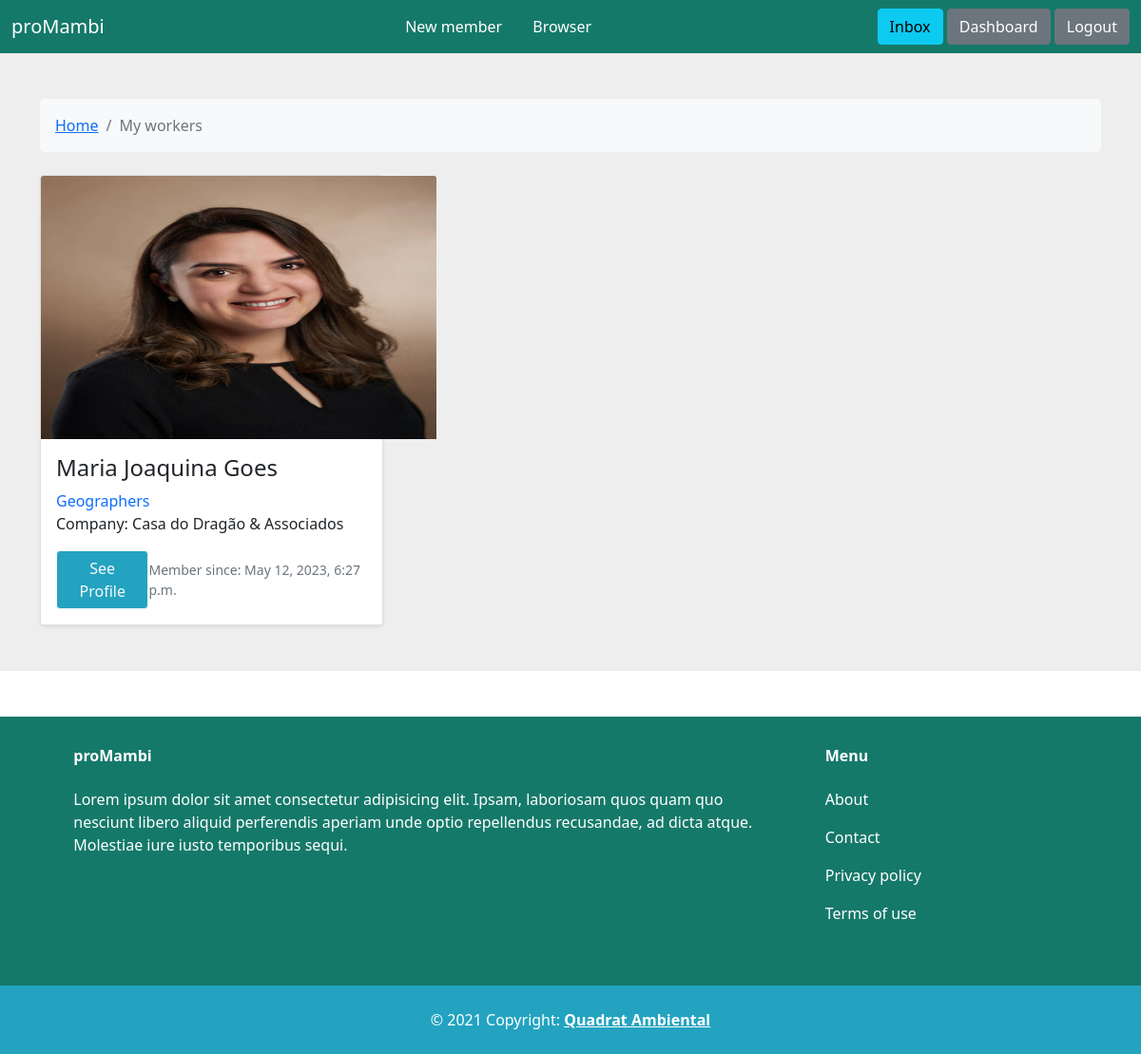
/dashboard/ (signed in), run on the app's committed database.
### worker/models.py (models this page shows, shortened)
class Member(models.Model):
    name = models.CharField(max_length=225)
    phone = models.IntegerField()
    email = models.EmailField(max_length=100)
    company = models.CharField(max_length=100)
    image = models.ImageField(upload_to='members_images', blank=True, null=True)
    description = models.TextField(blank=True, null=True)
    member_since = models.DateTimeField(auto_now_add=True)
    available = models.BooleanField(default=True) # coloquei apenas para criar um filtro booleano na hora de criar a view do browser
    created_by = models.ForeignKey(User, related_name="members", on_delete=models.CASCADE) # se deleta um usuário deleta as demais informações
    profession = models.ForeignKey(Professions, related_name="members", on_delete=models.CASCADE) # se deleta uma categoria, deleta todos os membros
    class Meta:
        ordering = ('profession',)

class Professions(models.Model):
    name = models.CharField(max_length=225)
    class Meta:
        ordering = ('name',) # pedir a ordem que mostra as categorias - LEMBRAR DA VÍRGULA
        verbose_name_plural = 'Professions' # Django tem problemas com plural, vc tem que avisar a ele.
    def __str__(self): # Para avisar ao admim a chamar os itens pelos nomes certos na página.
        return self.name

### dashboard/views.py (the view)
# urls.py: path('', views.index, name='index'),
@login_required
def index(request):
    member = Member.objects.filter(created_by=request.user)
    professions = Professions.objects.all()
    return render(request, 'dashboard/index.html', {
        'member': member,
        'professions': professions,
    })

### dashboard/templates/dashboard/index.html (shortened to what this page needs)
{% extends 'core/base.html' %}
{% block content %}
<section style="background-color: #eee;">
    <div class="container py-5">
        <div class="row">
            <div class="col">
            <nav aria-label="breadcrumb" class="bg-light rounded-3 p-3 mb-4">
                <ol class="breadcrumb mb-0">
                <li class="breadcrumb-item"><a href="{% url 'core:index' %}">Home</a></li>
                <li class="breadcrumb-item active" aria-current="page">My workers</li>
                </ol>
            </nav>
            </div>
        </div>
        <div class="row row-cols-1 row-cols-sm-2 row-cols-md-3 g-3">
            {% for member in member %}
            <div class="col">
                <div class="card shadow-sm">
                    <img class="card-img-top" src="{{ member.image.url }}" alt="Card image" style="width: 416px; height:277px;">
                    <div class="card-body">
                    <h4 class="card-title">{{ member.name }}</h4>
                    <a href="#" class="text-decoration-none">{{ member.profession }}</a>
                    <p class="card-text">Company: {{ member.company }}</p>
                    <div class="d-flex justify-content-between align-items-center">
                        <a class="btn btn-primary btn-outline-light" style="background-color: #23a3c0;" href="{% url 'worker:profile' member.id %}" role="button">See Profile</a>
                        <small class="text-muted">Member since: {{ member.member_since }}</small>
                    </div>
                </div>
                </div>
            </div>
            {% endfor %}
        </div>
    </div>
</section>
{% endblock %}

### data on the page
Member: image (picture), name "Maria Joaquina Goes", profession "Geographers", company "Casa do Dragão & Associados", member_since "May 12, 2023, 6:27 p.m."
